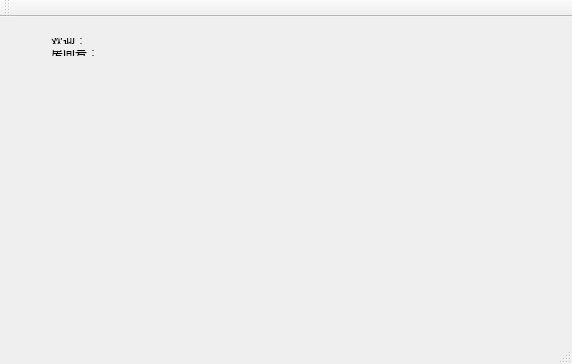
<?xml version="1.0" encoding="UTF-8"?>
<ui version="4.0">
 <class>MainWindow</class>
 <widget class="QMainWindow" name="MainWindow">
  <property name="geometry">
   <rect>
    <x>0</x>
    <y>0</y>
    <width>572</width>
    <height>364</height>
   </rect>
  </property>
  <property name="windowTitle">
   <string>MainWindow</string>
  </property>
  <widget class="QWidget" name="centralWidget">
   <widget class="QWidget" name="">
    <property name="geometry">
     <rect>
      <x>0</x>
      <y>10</y>
      <width>571</width>
      <height>40</height>
     </rect>
    </property>
    <layout class="QHBoxLayout" name="horizontalLayout_3">
     <item>
      <spacer name="horizontalSpacer_2">
       <property name="orientation">
        <enum>Qt::Horizontal</enum>
       </property>
       <property name="sizeHint" stdset="0">
        <size>
         <width>13</width>
         <height>20</height>
        </size>
       </property>
      </spacer>
     </item>
     <item>
      <layout class="QVBoxLayout" name="verticalLayout">
       <item>
        <layout class="QHBoxLayout" name="horizontalLayout">
         <item>
          <widget class="QLabel" name="label_welcome">
           <property name="text">
            <string>欢迎：</string>
           </property>
          </widget>
         </item>
         <item>
          <widget class="QLabel" name="label_customer_name">
           <property name="text">
            <string/>
           </property>
          </widget>
         </item>
        </layout>
       </item>
       <item>
        <layout class="QHBoxLayout" name="horizontalLayout_2">
         <item>
          <widget class="QLabel" name="label_RoomID_tag">
           <property name="text">
            <string>房间号：</string>
           </property>
          </widget>
         </item>
         <item>
          <widget class="QLabel" name="label_customer_name_2">
           <property name="text">
            <string/>
           </property>
          </widget>
         </item>
        </layout>
       </item>
      </layout>
     </item>
     <item>
      <spacer name="horizontalSpacer">
       <property name="orientation">
        <enum>Qt::Horizontal</enum>
       </property>
       <property name="sizeHint" stdset="0">
        <size>
         <width>448</width>
         <height>20</height>
        </size>
       </property>
      </spacer>
     </item>
    </layout>
   </widget>
  </widget>
  <widget class="QMenuBar" name="menuBar">
   <property name="geometry">
    <rect>
     <x>0</x>
     <y>0</y>
     <width>572</width>
     <height>23</height>
    </rect>
   </property>
  </widget>
  <widget class="QToolBar" name="mainToolBar">
   <attribute name="toolBarArea">
    <enum>TopToolBarArea</enum>
   </attribute>
   <attribute name="toolBarBreak">
    <bool>false</bool>
   </attribute>
  </widget>
  <widget class="QStatusBar" name="statusBar"/>
 </widget>
 <layoutdefault spacing="6" margin="11"/>
 <resources/>
 <connections/>
</ui>
